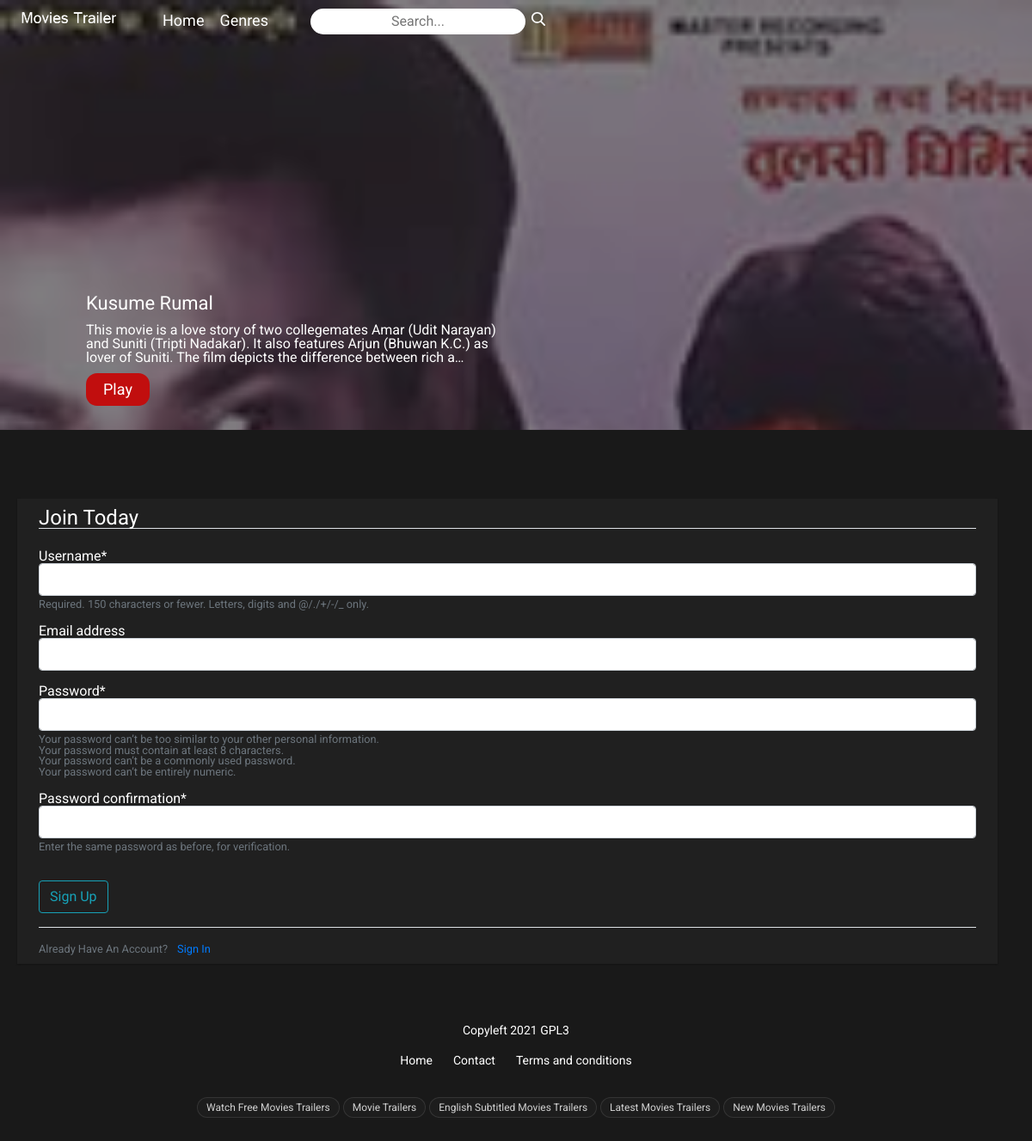
Screenshot of /register/ with the database file from the repository.
### movies/models.py (models this page shows, shortened)
class Movie(models.Model):
    title = models.CharField(max_length=100)
    image = models.ImageField(upload_to='movie_images')
    description = models.TextField(max_length=1000)
    genre = models.CharField(choices=GENRE_CHOICES, max_length=10)
    cast = models.ManyToManyField(MovieCast, related_name='movies')
    poster = models.ImageField(upload_to='movie_posters')
    created_date = models.DateTimeField(default=timezone.now)
    produced_date = models.DateTimeField()
    slug = models.SlugField(null=True, blank=True)
    status = models.CharField(choices=STATUS_CHOICES, max_length=2)
    trailer_link = models.URLField()
    views = models.IntegerField(default=0)
    rating = models.IntegerField(choices=RATING, default=2)

### User/views.py (the view)
# urls.py: path('register/', User_views.register, name='register'),
def register(request):
    if request.method == 'POST':
        form = UserRegisterForm(request.POST)
        if form.is_valid():
            form.save()
            username = form.cleaned_data.get('username')
            messages.success(request, f'Your account has been created! You are now able to log in')
            return redirect('login')
    else:
        form = UserRegisterForm()
    return render(request, 'User/register.html', {'form': form})

### User/forms.py
class UserRegisterForm(UserCreationForm):
    class Meta:
        model=User
        fields=('username','email','password1','password2')

### movies/movies_context.py (called while the page is built)
def movies_slider(request):
    recent_movies = Movie.objects.all().order_by('created_date')[0:1]
    return { 'movies_slider': recent_movies }

### User/templates/User/register.html (shortened to what this page needs)
{% extends 'movies/index.html' %}
{% load crispy_forms_tags %}
{% block content %}
<main class="content">
    <div class="single">
        <section class="trailer">
            <div class="container">
                <div class="content-section">
                    <form method="POST">
                        <fieldset class="form-group" style="color:#ffffff;">
                            <legend class="border-bottom mb-4">Join Today</legend>
                            {{ form|crispy }}
                        </fieldset>
                        <div class="form-group">
                            <button class="btn btn-outline-info" type="submit">Sign Up</button>
                        </div>
                    </form>
                    <div class="border-top pt-3">
                        <small class="text-muted">
                            Already Have An Account? <a class="ml-2" href="{% url 'login' %}">Sign In</a>
                        </small>
                    </div>
                </div>
            </div>
        </section>
    </div>
</main>
{% endblock %}

### movies/templates/movies/index.html (shortened to what this page needs)
{% load static %}
<!DOCTYPE html>
<html lang="en">
<head>
        <link rel="stylesheet" href="https://stackpath.bootstrapcdn.com/bootstrap/4.3.1/css/bootstrap.min.css">
        <link rel="stylesheet" href="{% static 'css/swiper.min.css' %}">
        <link rel="stylesheet" href="{% static 'css/styles.css' %}">
</head>
<body>
	<div class="wrapper">
		<header class="header">
			<figure class="logo"><a href="/"><img src="{% static 'img/logo.png' %}" alt="Logo"></a></figure>
			<nav class="menu">
				<ul>
					<li><a href="/">Home</a></li>
					<li><a href="/">Genres</a>
					</li>
				</ul>
			</nav>
            <form class="search" method="GET"  >
				<input type="text" name="query" value="{{request.GET.query}}" class="searchfield" placeholder="Search..." style="text-align: center;">
				 <input type="submit" class="searchsubmit" value="">
			</form>
		</header>
		<div class="homeslider">
			<div class="swiper-container">
                <div class="swiper-wrapper">
					{% for movie in movies_slider %}
						<div class="swiper-slide">
							{% if movie.poster %}
								<img src="{{ movie.poster.url }}">
							{% endif %}
							<div class="caption">
								<div class="captioninside">
									<h3>{{ movie.title }}</h3>
									<p>{{ movie.description|truncatechars:200 }}</p>
									<a href="{% url 'movies_main:movie_detail' movie.slug %}" class="playbutton">Play</a>
								</div>
						</div>
					{% endfor %}
                </div>
            </div>
        </div>
			</div>
		</div>
        {% block content %}
        {% endblock content %}
		<footer class="footer">
			<div class="copyright"><p>Copyleft 2021 GPL3</p></div>
			<div class="footermenu">
				<ul>
					<li><a href="index.html">Home</a></li>
					<li><a href="contact.html">Contact</a></li>
					<li><a href="terms.html">Terms and conditions</a></li>
				</ul>
			</div>
			<div class="tags">
				<ul>
					<li>Watch Free Movies Trailers</li>
					<li>Movie Trailers</li>
					<li>English Subtitled Movies Trailers</li>
					<li>Latest Movies Trailers</li>
					<li>New Movies Trailers</li>
				</ul>
			</div>
		</footer>
</body>
</html>

### movies/static/css/styles.css (style rules this page uses)
html, body, div, span, applet, object, iframe, h1, h2, h3, h4, h5, h6, p, blockquote, pre, a, abbr, acronym, address, big, cite, code, del, dfn, em, font, img, ins, kbd, q, s, samp, small, strike, strong, sub, sup, tt, var, b, u, i, center, dl, dt, dd, ol, ul, li, fieldset, form, label, legend, table, caption, tbody, tfoot, thead, tr, th, td { background: transparent;border: 0;margin: 0;padding: 0;vertical-align: baseline; }
body { line-height: 1; }
h1, h2, h3, h4, h5, h6 { clear: both;font-weight: normal; }
ol, ul { list-style: none; }
a img { border: none; }
body { font-family: 'Roboto', sans-serif; background-color: #191919; position: relative;height: 100%; }
.wrapper { float: left; width: 100%; position: relative; }
.content { float: left; width: 100%; }
.header { position: fixed; top:0; right: 0; left:0; z-index: 999;height: 0px; }
.logo { float: left; margin: 0 20px; padding: 0; }
.logo img { float: left; max-width: 120px; width: 100%; padding: 10px 0; }
.menu { float: left; }
.menu > ul { float: left; margin: 0 20px; }
.menu > ul > li { list-style:none; float: left; position: relative; cursor: pointer; }
.menu > ul > li > a { float:left;text-decoration: none; color: #fff; font-size: 18px; padding: 15px 9px; }
.search { float: left;margin: 0 20px; }
.searchfield { float: left; width: 250px;margin: 10px 0 ; border-bottom: 1px solid transparent; border-right:none;border-left:none; border-top:none; padding:5px 0px;outline: none;border-radius: 25px; }
.searchsubmit { cursor:pointer;float: left;background: transparent;border: none;background-size: 16px;background-image: url(../img/search.svg);width: 20px;height: 20px;margin: 12px 0; margin-left: 5px;background-repeat: no-repeat;background-position: center;outline: none; }
.homeslider > .swiper-container > .swiper-wrapper > .swiper-slide > .caption { color: #ffffff;z-index: 999;position: absolute; top: 0; bottom: 0;left: 0;right:0; background-color: rgba(0,0,0,0.5); z-index: 99; }
.homeslider > .swiper-container > .swiper-wrapper > .swiper-slide > .caption > .captioninside { top: 330px; left: 100px; position: absolute; text-align: left; max-width: 40%; }
.homeslider > .swiper-container > .swiper-wrapper > .swiper-slide > .caption > .captioninside h3 { font-size: 22px; color:#fff; padding: 10px 0; display: block; }
.homeslider > .swiper-container > .swiper-wrapper > .swiper-slide > .caption > .captioninside p { left: 10px;; font-size: 16px; color:#fff; display: block; }
.playbutton { padding: 10px 20px; color:#fff; background-color: #C10E0E; display: inline-block; margin: 10px 0; text-decoration: none; border-radius: 13px; }
.homeslider { float: left; width: 100%; }
.homeslider > .swiper-container { width: 100%;height:100%; max-height:500px;margin: 0px auto;position: relative; }
.homeslider > .swiper-container > .swiper-wrapper > .swiper-slide { text-align: center;font-size: 18px;background: #fff;display: -webkit-box;display: -ms-flexbox;display: -webkit-flex;display: flex;-webkit-box-pack: center;-ms-flex-pack: center;-webkit-justify-content: center;justify-content: center;-webkit-box-align: center;-ms-flex-align: center;-webkit-align-items: center;align-items: center; }
.homeslider > .swiper-container > .swiper-wrapper > .swiper-slide > img { max-width: 100%; width: 100%; }
.footer { float: left; width: 100%; margin: 30px 0 0 0; text-align: center; }
.copyright { float: left;width: 100%; text-align: center; color:#fff; font-size: 14px; padding: 20px 0; }
.footermenu { float: left; width: 100%; text-align: center; }
.footermenu ul { float: left; width: 100%; text-align: center; }
.footermenu ul li { display: inline; list-style: none; padding: 0 10px; }
.footermenu ul li a { text-decoration: none; color:#fff;font-size: 14px; }
.tags { float: left; width: 100%; text-align: center; padding: 30px 0 100px 0; }
.tags ul { float: left; width: 100%; text-align: center; }
.tags ul li { display: inline; list-style: none; font-size: 12px; padding: 0 10px; background-color: rgba(255, 255, 255, 0.02); color:rgba(255,255,255, 0.8); border-radius: 20px; border: 1px solid rgba(255,255,255, 0.1); padding: 5px 10px;display: inline-block; margin: 5px 0; }
.single { max-width: 1200px; width: 100%; margin: 50px auto;padding: 10px; width: calc(100% - 20px); }
.trailer { float: left;width: calc(100% - 20px); margin:20px 0;background-color: #202020;padding: 10px; box-shadow: 0px 1px 2px rgba(0,0,0, 0.3); }

### rows the page displays
Movie: poster (picture), title "Kusume Rumal", description "This movie is a love story of two collegemates Amar (Udit Narayan) and Suniti (Tripti Nadakar). It also features Arjun (Bhuwan K.C.) as lover of Suniti. The film depicts the difference between rich a…"
